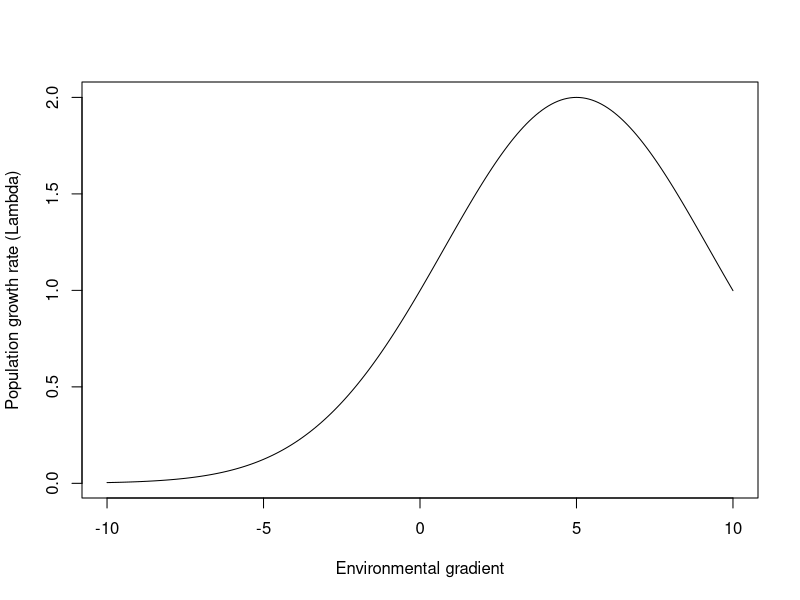
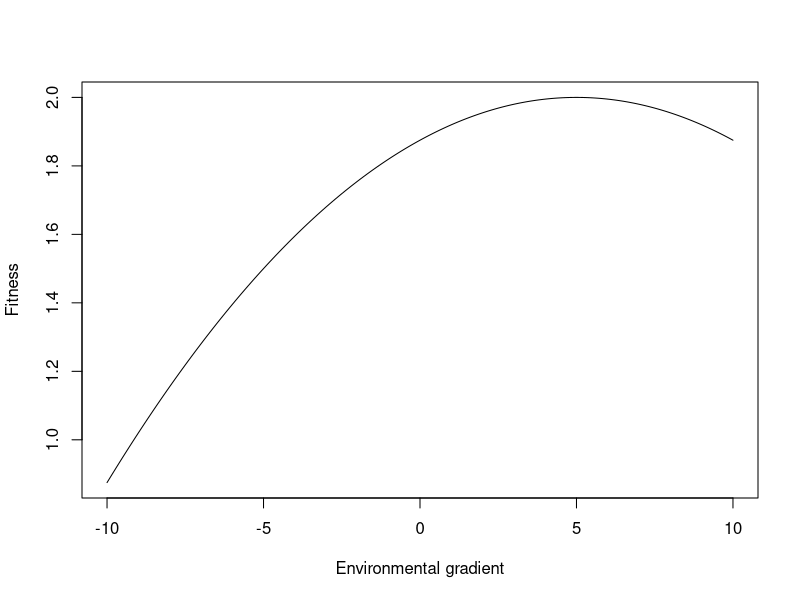
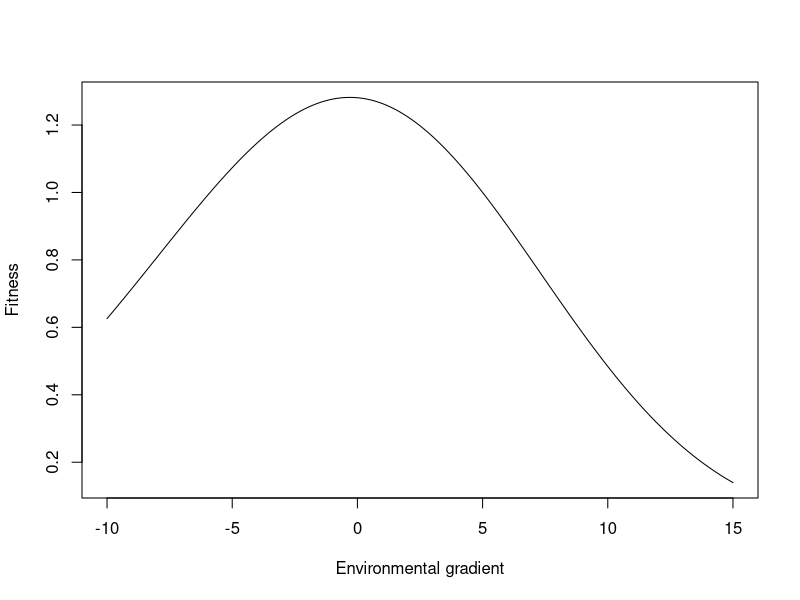

The R script that drew these images, in order:
## ---- chunk 1
## See box 1 in Weiss-Lehman et al. 2022 for a decsription of the model. This could be applied to non-linear fitness effects based on optimal environment.

#parameters
bmax = 2  # Maximum pop growth rate lamda (think of this as optimal fitness)
 zi  = 5  # Optimal environment (the optimal temperature where fitness is maximised)
 sdi = 3  # Niche breadth (this is the variation in the fitness surface)
  xe = seq(-10,10,0.1) # Environmental gradient (self-explanatory)

lamda <- bmax*exp(-((zi-xe)/(2*sdi))^2)
plot(xe,lamda, type = "l", ylab = "Population growth rate (Lambda)", xlab = "Environmental gradient")

## Another way of doing this from Agelettas book pg 229
#parameters
 rm = 2  # Maximum pop growth rate lamda (think of this as optimal fitness)
 z  = 5  # Optimal environment (the optimal temperature where fitness is maximised)
 sd = 10  # Niche breadth (this is the variation in the fitness surface)
 tb = seq(-10,10,0.1) # Environmental gradient (self-explanatory)
r <- rm - ((z-tb)^2/(2*sd^2))

plot(tb,r, type = "l", ylab = "Fitness", xlab = "Environmental gradient")


## ---- chunk 2
# Skew normal fitness functins from https://academic.oup.com/evolut/article/73/2/145/6882140
#The parameter θ specifies the location, sigma the width, and alpha the skew of the fitness function. α > 0 gives a right-skewed function (positive skewness), α < 0 a left-skewed function, and α = 0 a symmetric Gaussian fitness function. Importantly, α also changes the position of the maximum value of w (despite location parameter θ being kept constant), so we will write θ0 as the value of θ that provides maximum fitness for a trait value of zero.
#parameters
delta <- 5  # Optimal environment (the optimal temperature where fitness is maximised)
sigma <- 10  # Niche breadth (this is the variation in the fitness surface)
z = seq(-10,15,0.1)
alpha = -1.2
w <- 2*exp(-(z-delta)^2/(2*sigma^2))*pnorm(alpha*(z-delta)/sigma)

plot(z,w, type = "l", ylab = "Fitness", xlab = "Environmental gradient")
